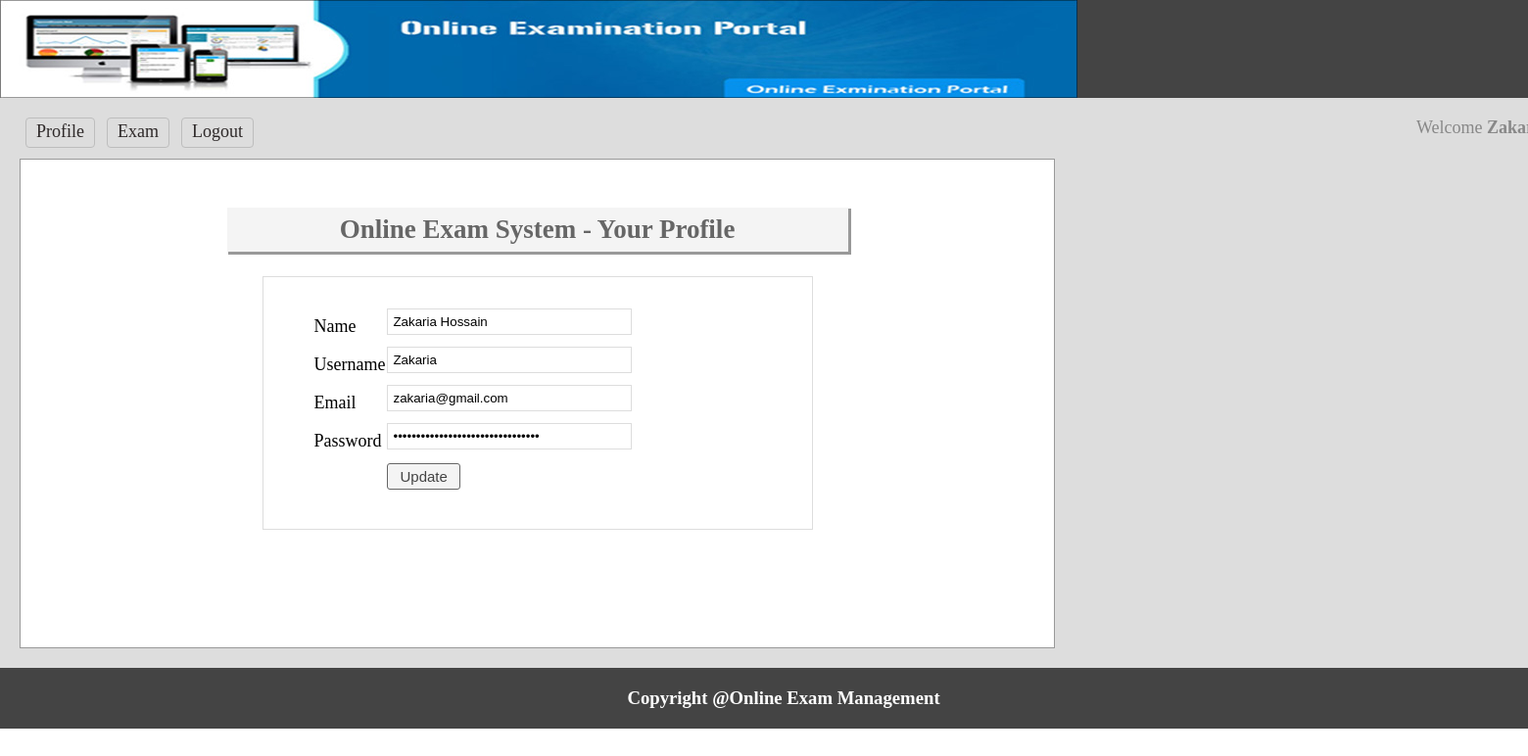
The page /profile.php (signed in) on the database its author committed.
### tables this page shows
CREATE TABLE `tbl_user` (
  `userId` int(11) NOT NULL,
  `name` varchar(50) NOT NULL,
  `username` varchar(30) NOT NULL,
  `password` varchar(32) NOT NULL,
  `email` varchar(255) NOT NULL,
  `status` int(11) NOT NULL DEFAULT '0'
);

### classes/User.php (called while the page is built, shortened)
<?php
$filepath = realpath(dirname(__FILE__));
include_once ($filepath.'/../lib/Session.php');
include_once ($filepath.'/../lib/Database.php');
class User{
    private $db;
    public function __construct(){
        $this->db = new Database();
    }
    public function getUserData($userId){
        $query = "SELECT * FROM tbl_user WHERE userId = '$userId'";
        $result = $this->db->select($query);
        return $result;
    }
}
?>

### lib/Database.php (called while the page is built, shortened)
<?php
Class Database{
	public $host   = DB_HOST;
	public $user   = DB_USER;
	public $pass   = DB_PASS;
	public $dbname = DB_NAME;
	public $link;
	private function connectDB(){
	$this->link = new mysqli($this->host, $this->user, $this->pass, $this->dbname);
 }
	public function select($query){
		$result = $this->link->query($query) or die($this->link->error.__LINE__);
		if($result->num_rows > 0){
			return $result;
		} else {
			return false;
		}
	}
}

### lib/Session.php (called while the page is built, shortened)
<?php
class Session{
	 public static function get($key){
	 	if (isset($_SESSION[$key])) {
	 		return $_SESSION[$key];
	 	} else {
	 		return false;
	 	}
	 }
}
?>

### profile.php (the view, shortened to what this page needs)
<?php include 'inc/header.php'; ?>
<?php
  $userId = Session::get("userId");
?>
    <div class="main">
        <h1>Online Exam System - Your Profile</h1>
        <div class="profile">
            <form action="" method="post">
                <?php
                $getData = $usr->getUserData($userId);
                if($getData){
                    $result = $getData->fetch_assoc();
                ?>
                <table class="tbl">
                    <tr>
                        <td>Name</td>
                        <td><input name="name" type="text" value="<?php echo $result['name'] ?>" ></td>
                    </tr>
                    <tr>
                        <td>Username</td>
                        <td><input name="username" type="text" value="<?php echo $result['username'] ?>" ></td>
                    </tr>
                    <tr>
                        <td>Email</td>
                        <td><input name="email" type="text" value="<?php echo $result['email'] ?>" ></td>
                    </tr>
                    <tr>
                        <td>Password</td>
                        <td><input name="password" type="password" value="<?php echo $result['password'] ?>" ></td>
                    </tr>
                    <tr>
                        <td></td>
                        <td class="button_class"><input type="submit" value="Update">
                        </td>
                    </tr>
                </table>
                <?php } ?>
            </form>
    </div>
 </div>
<?php include 'inc/footer.php'; ?>

### css/main.css (style rules this page uses)
* { margin: 0; padding: 0; outline: none }
body { font-family: verdana }
input[type="text"], input[type="password"] { border: 1px solid #ddd; margin-bottom: 10px; padding: 5px; width: 238px; }
input[type="submit"] { cursor: pointer; font-size: 15px; padding: 1px 10px; }
.main { background: #fff none repeat scroll 0 0; border: 1px solid #999; margin-top: 7px; min-height: 468px; padding: 15px; width: 1025px; }
.main h1 { background: #f4f4f4 none repeat scroll 0 0; box-shadow: 2px 2px 0 1px #999; color: #666; margin: 34px auto 25px; padding: 7px; text-align: center; width: 620px; }
.profile { width: 460px; margin: 0 auto; border: 1px solid #ddd; padding: 30px 50px 38px; }
.button_class input { background: #f4f4f4 none repeat scroll 0 0; border: 1px solid #666666; color: #444444; display: compact; margin-top: 2px; padding: 4px 12px; text-align: center; text-decoration: none; border-radius: 3px; }

### rows shown on the page
tbl_user: name "Zakaria Hossain", username "Zakaria", email "zakaria@gmail.com"
